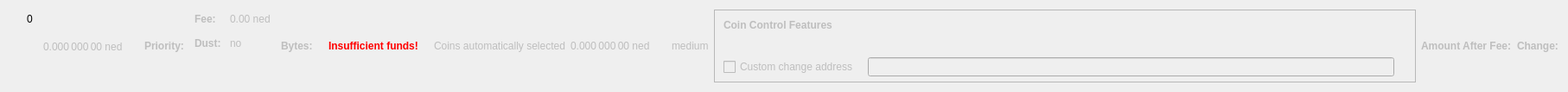
    <widget class="QWidget" name="dummyHideWidget" native="true">
     <property name="maximumSize">
      <size>
       <width>100</width>
       <height>22</height>
      </size>
     </property>
     <layout class="QHBoxLayout" name="dummyHideLayout">
      <item>
       <layout class="QFormLayout" name="formLayoutCoinControl1">
        <property name="horizontalSpacing">
         <number>10</number>
        </property>
        <property name="verticalSpacing">
         <number>14</number>
        </property>
        <property name="leftMargin">
         <number>10</number>
        </property>
        <property name="topMargin">
         <number>4</number>
        </property>
        <property name="rightMargin">
         <number>6</number>
        </property>
        <item row="0" column="1">
         <widget class="QLabel" name="labelCoinControlBytes">
          <property name="cursor">
           <cursorShape>IBeamCursor</cursorShape>
          </property>
          <property name="contextMenuPolicy">
           <enum>Qt::ActionsContextMenu</enum>
          </property>
          <property name="text">
           <string notr="true">0</string>
          </property>
          <property name="textInteractionFlags">
           <set>Qt::LinksAccessibleByMouse|Qt::TextSelectableByKeyboard|Qt::TextSelectableByMouse</set>
          </property>
         </widget>
        </item>
       </layout>
      </item>
      <item>
       <widget class="QLabel" name="labelCoinControlAfterFee">
        <property name="enabled">
         <bool>false</bool>
        </property>
        <property name="sizePolicy">
         <sizepolicy hsizetype="Fixed" vsizetype="Fixed">
          <horstretch>0</horstretch>
          <verstretch>0</verstretch>
         </sizepolicy>
        </property>
        <property name="minimumSize">
         <size>
          <width>111</width>
          <height>12</height>
         </size>
        </property>
        <property name="maximumSize">
         <size>
          <width>111</width>
          <height>12</height>
         </size>
        </property>
        <property name="cursor">
         <cursorShape>IBeamCursor</cursorShape>
        </property>
        <property name="contextMenuPolicy">
         <enum>Qt::ActionsContextMenu</enum>
        </property>
        <property name="text">
         <string notr="true">0.000 000 00 ned</string>
        </property>
        <property name="textInteractionFlags">
         <set>Qt::LinksAccessibleByMouse|Qt::TextSelectableByKeyboard|Qt::TextSelectableByMouse</set>
        </property>
       </widget>
      </item>
      <item>
       <widget class="QLabel" name="labelCoinControlPriorityText">
        <property name="enabled">
         <bool>false</bool>
        </property>
        <property name="font">
         <font>
          <weight>75</weight>
          <bold>true</bold>
         </font>
        </property>
        <property name="text">
         <string>Priority:</string>
        </property>
       </widget>
      </item>
      <item>
       <layout class="QHBoxLayout" name="horizontalLayout"/>
      </item>
      <item>
       <layout class="QFormLayout" name="formLayoutCoinControl3">
        <property name="horizontalSpacing">
         <number>10</number>
        </property>
        <property name="verticalSpacing">
         <number>14</number>
        </property>
        <property name="leftMargin">
         <number>6</number>
        </property>
        <property name="topMargin">
         <number>4</number>
        </property>
        <property name="rightMargin">
         <number>6</number>
        </property>
        <item row="0" column="0">
         <widget class="QLabel" name="labelCoinControlFeeText">
          <property name="enabled">
           <bool>false</bool>
          </property>
          <property name="font">
           <font>
            <weight>75</weight>
            <bold>true</bold>
           </font>
          </property>
          <property name="text">
           <string>Fee:</string>
          </property>
          <property name="margin">
           <number>0</number>
          </property>
         </widget>
        </item>
        <item row="0" column="1">
         <widget class="QLabel" name="labelCoinControlFee">
          <property name="enabled">
           <bool>false</bool>
          </property>
          <property name="cursor">
           <cursorShape>IBeamCursor</cursorShape>
          </property>
          <property name="contextMenuPolicy">
           <enum>Qt::ActionsContextMenu</enum>
          </property>
          <property name="text">
           <string notr="true">0.00 ned</string>
          </property>
          <property name="textInteractionFlags">
           <set>Qt::LinksAccessibleByMouse|Qt::TextSelectableByKeyboard|Qt::TextSelectableByMouse</set>
          </property>
         </widget>
        </item>
        <item row="1" column="0">
         <widget class="QLabel" name="labelCoinControlLowOutputText">
          <property name="enabled">
           <bool>false</bool>
          </property>
          <property name="font">
           <font>
            <weight>75</weight>
            <bold>true</bold>
           </font>
          </property>
          <property name="text">
           <string>Dust:</string>
          </property>
         </widget>
        </item>
        <item row="1" column="1">
         <widget class="QLabel" name="labelCoinControlLowOutput">
          <property name="enabled">
           <bool>false</bool>
          </property>
          <property name="cursor">
           <cursorShape>IBeamCursor</cursorShape>
          </property>
          <property name="contextMenuPolicy">
           <enum>Qt::ActionsContextMenu</enum>
          </property>
          <property name="text">
           <string>no</string>
          </property>
          <property name="textInteractionFlags">
           <set>Qt::LinksAccessibleByMouse|Qt::TextSelectableByKeyboard|Qt::TextSelectableByMouse</set>
          </property>
         </widget>
        </item>
       </layout>
      </item>
      <item>
       <widget class="QLabel" name="labelCoinControlBytesText">
        <property name="enabled">
         <bool>false</bool>
        </property>
        <property name="font">
         <font>
          <weight>75</weight>
          <bold>true</bold>
         </font>
        </property>
        <property name="text">
         <string>Bytes:</string>
        </property>
       </widget>
      </item>
      <item>
       <layout class="QFormLayout" name="formLayoutCoinControl2">
        <property name="horizontalSpacing">
         <number>10</number>
        </property>
        <property name="verticalSpacing">
         <number>14</number>
        </property>
        <property name="leftMargin">
         <number>6</number>
        </property>
        <property name="topMargin">
         <number>4</number>
        </property>
        <property name="rightMargin">
         <number>6</number>
        </property>
       </layout>
      </item>
      <item>
       <layout class="QHBoxLayout" name="horizontalLayoutCoinControl2">
        <property name="spacing">
         <number>8</number>
        </property>
        <property name="bottomMargin">
         <number>10</number>
        </property>
       </layout>
      </item>
      <item>
       <widget class="QLabel" name="labelCoinControlInsuffFunds">
        <property name="enabled">
         <bool>false</bool>
        </property>
        <property name="minimumSize">
         <size>
          <width>0</width>
          <height>0</height>
         </size>
        </property>
        <property name="font">
         <font>
          <weight>75</weight>
          <bold>true</bold>
         </font>
        </property>
        <property name="styleSheet">
         <string notr="true">color:red;font-weight:bold;</string>
        </property>
        <property name="text">
         <string>Insufficient funds!</string>
        </property>
        <property name="margin">
         <number>5</number>
        </property>
       </widget>
      </item>
      <item>
       <layout class="QFormLayout" name="formLayoutCoinControl4">
        <property name="horizontalSpacing">
         <number>10</number>
        </property>
        <property name="verticalSpacing">
         <number>14</number>
        </property>
        <property name="leftMargin">
         <number>6</number>
        </property>
        <property name="topMargin">
         <number>4</number>
        </property>
        <property name="rightMargin">
         <number>6</number>
        </property>
       </layout>
      </item>
      <item>
       <widget class="QLabel" name="labelCoinControlAutomaticallySelected">
        <property name="enabled">
         <bool>false</bool>
        </property>
        <property name="sizePolicy">
         <sizepolicy hsizetype="Fixed" vsizetype="Fixed">
          <horstretch>0</horstretch>
          <verstretch>0</verstretch>
         </sizepolicy>
        </property>
        <property name="minimumSize">
         <size>
          <width>0</width>
          <height>0</height>
         </size>
        </property>
        <property name="maximumSize">
         <size>
          <width>240</width>
          <height>16777215</height>
         </size>
        </property>
        <property name="text">
         <string>Coins automatically selected</string>
        </property>
        <property name="margin">
         <number>5</number>
        </property>
       </widget>
      </item>
      <item>
       <widget class="QLabel" name="labelCoinControlChange">
        <property name="enabled">
         <bool>false</bool>
        </property>
        <property name="sizePolicy">
         <sizepolicy hsizetype="Fixed" vsizetype="Fixed">
          <horstretch>0</horstretch>
          <verstretch>0</verstretch>
         </sizepolicy>
        </property>
        <property name="minimumSize">
         <size>
          <width>111</width>
          <height>0</height>
         </size>
        </property>
        <property name="maximumSize">
         <size>
          <width>111</width>
          <height>16777215</height>
         </size>
        </property>
        <property name="cursor">
         <cursorShape>IBeamCursor</cursorShape>
        </property>
        <property name="contextMenuPolicy">
         <enum>Qt::ActionsContextMenu</enum>
        </property>
        <property name="text">
         <string notr="true">0.000 000 00 ned</string>
        </property>
        <property name="textInteractionFlags">
         <set>Qt::LinksAccessibleByMouse|Qt::TextSelectableByKeyboard|Qt::TextSelectableByMouse</set>
        </property>
       </widget>
      </item>
      <item>
       <widget class="QLabel" name="labelCoinControlPriority">
        <property name="enabled">
         <bool>false</bool>
        </property>
        <property name="cursor">
         <cursorShape>IBeamCursor</cursorShape>
        </property>
        <property name="contextMenuPolicy">
         <enum>Qt::ActionsContextMenu</enum>
        </property>
        <property name="text">
         <string>medium</string>
        </property>
        <property name="textInteractionFlags">
         <set>Qt::LinksAccessibleByMouse|Qt::TextSelectableByKeyboard|Qt::TextSelectableByMouse</set>
        </property>
       </widget>
      </item>
      <item>
       <widget class="QFrame" name="frameCoinControl">
        <property name="sizePolicy">
         <sizepolicy hsizetype="Expanding" vsizetype="Expanding">
          <horstretch>0</horstretch>
          <verstretch>0</verstretch>
         </sizepolicy>
        </property>
        <property name="maximumSize">
         <size>
          <width>16777215</width>
          <height>16777215</height>
         </size>
        </property>
        <property name="frameShape">
         <enum>QFrame::StyledPanel</enum>
        </property>
        <property name="frameShadow">
         <enum>QFrame::Sunken</enum>
        </property>
        <layout class="QVBoxLayout" name="verticalLayoutCoinControl2_2">
         <property name="spacing">
          <number>0</number>
         </property>
         <property name="leftMargin">
          <number>0</number>
         </property>
         <property name="topMargin">
          <number>0</number>
         </property>
         <property name="rightMargin">
          <number>0</number>
         </property>
         <property name="bottomMargin">
          <number>6</number>
         </property>
         <item>
          <layout class="QVBoxLayout" name="verticalLayoutCoinControl" stretch="0,0,0,1">
           <property name="spacing">
            <number>0</number>
           </property>
           <property name="leftMargin">
            <number>10</number>
           </property>
           <property name="topMargin">
            <number>10</number>
           </property>
           <item>
            <layout class="QHBoxLayout" name="horizontalLayoutCoinControl1">
             <property name="bottomMargin">
              <number>15</number>
             </property>
             <item>
              <widget class="QLabel" name="labelCoinControlFeatures">
               <property name="enabled">
                <bool>false</bool>
               </property>
               <property name="sizePolicy">
                <sizepolicy hsizetype="Preferred" vsizetype="Maximum">
                 <horstretch>0</horstretch>
                 <verstretch>0</verstretch>
                </sizepolicy>
               </property>
               <property name="font">
                <font>
                 <weight>75</weight>
                 <bold>true</bold>
                </font>
               </property>
               <property name="styleSheet">
                <string notr="true">font-weight:bold;</string>
               </property>
               <property name="text">
                <string>Coin Control Features</string>
               </property>
              </widget>
             </item>
            </layout>
           </item>
           <item>
            <widget class="QWidget" name="widgetCoinControl" native="true">
             <property name="sizePolicy">
              <sizepolicy hsizetype="Preferred" vsizetype="Preferred">
               <horstretch>0</horstretch>
               <verstretch>0</verstretch>
              </sizepolicy>
             </property>
             <property name="minimumSize">
              <size>
               <width>0</width>
               <height>0</height>
              </size>
             </property>
             <property name="styleSheet">
              <string notr="true"/>
             </property>
             <layout class="QHBoxLayout" name="horizontalLayoutCoinControl5_2">
              <property name="leftMargin">
               <number>0</number>
              </property>
              <property name="topMargin">
               <number>0</number>
              </property>
              <property name="rightMargin">
               <number>0</number>
              </property>
              <property name="bottomMargin">
               <number>0</number>
              </property>
              <item>
               <layout class="QHBoxLayout" name="horizontalLayoutCoinControl3">
                <property name="spacing">
                 <number>20</number>
                </property>
                <property name="topMargin">
                 <number>0</number>
                </property>
                <property name="bottomMargin">
                 <number>10</number>
                </property>
               </layout>
              </item>
             </layout>
            </widget>
           </item>
           <item>
            <layout class="QHBoxLayout" name="horizontalLayoutCoinControl4" stretch="0,0,0">
             <property name="spacing">
              <number>12</number>
             </property>
             <property name="sizeConstraint">
              <enum>QLayout::SetDefaultConstraint</enum>
             </property>
             <property name="topMargin">
              <number>5</number>
             </property>
             <property name="rightMargin">
              <number>5</number>
             </property>
             <item>
              <widget class="QCheckBox" name="checkBoxCoinControlChange">
               <property name="enabled">
                <bool>false</bool>
               </property>
               <property name="toolTip">
                <string>If this is activated, but the change address is empty or invalid, change will be sent to a newly generated address.</string>
               </property>
               <property name="text">
                <string>Custom change address</string>
               </property>
              </widget>
             </item>
             <item>
              <widget class="QValidatedLineEdit" name="lineEditCoinControlChange">
               <property name="enabled">
                <bool>false</bool>
               </property>
               <property name="sizePolicy">
                <sizepolicy hsizetype="Expanding" vsizetype="Fixed">
                 <horstretch>0</horstretch>
                 <verstretch>0</verstretch>
                </sizepolicy>
               </property>
              </widget>
             </item>
             <item>
              <widget class="QLabel" name="labelCoinControlChangeLabel_2">
               <property name="sizePolicy">
                <sizepolicy hsizetype="Preferred" vsizetype="Expanding">
                 <horstretch>0</horstretch>
                 <verstretch>0</verstretch>
                </sizepolicy>
               </property>
               <property name="minimumSize">
                <size>
                 <width>0</width>
                 <height>0</height>
                </size>
               </property>
               <property name="text">
                <string/>
               </property>
               <property name="margin">
                <number>3</number>
               </property>
              </widget>
             </item>
            </layout>
           </item>
           <item>
            <spacer name="verticalSpacerCoinControl">
             <property name="orientation">
              <enum>Qt::Vertical</enum>
             </property>
             <property name="sizeHint" stdset="0">
              <size>
               <width>800</width>
               <height>1</height>
              </size>
             </property>
            </spacer>
           </item>
          </layout>
         </item>
        </layout>
       </widget>
      </item>
      <item>
       <widget class="QLabel" name="labelCoinControlAfterFeeText">
        <property name="enabled">
         <bool>false</bool>
        </property>
        <property name="minimumSize">
         <size>
          <width>0</width>
          <height>0</height>
         </size>
        </property>
        <property name="maximumSize">
         <size>
          <width>16777215</width>
          <height>16777215</height>
         </size>
        </property>
        <property name="font">
         <font>
          <weight>75</weight>
          <bold>true</bold>
         </font>
        </property>
        <property name="text">
         <string>Amount After Fee:</string>
        </property>
        <property name="alignment">
         <set>Qt::AlignLeading|Qt::AlignLeft|Qt::AlignVCenter</set>
        </property>
        <property name="margin">
         <number>0</number>
        </property>
       </widget>
      </item>
      <item>
       <widget class="QLabel" name="labelCoinControlChangeText">
        <property name="enabled">
         <bool>false</bool>
        </property>
        <property name="sizePolicy">
         <sizepolicy hsizetype="Preferred" vsizetype="Preferred">
          <horstretch>0</horstretch>
          <verstretch>0</verstretch>
         </sizepolicy>
        </property>
        <property name="minimumSize">
         <size>
          <width>0</width>
          <height>0</height>
         </size>
        </property>
        <property name="maximumSize">
         <size>
          <width>16777215</width>
          <height>16777215</height>
         </size>
        </property>
        <property name="font">
         <font>
          <weight>75</weight>
          <bold>true</bold>
         </font>
        </property>
        <property name="text">
         <string>Change:</string>
        </property>
        <property name="alignment">
         <set>Qt::AlignLeading|Qt::AlignLeft|Qt::AlignVCenter</set>
        </property>
       </widget>
      </item>
     </layout>
    </widget>
